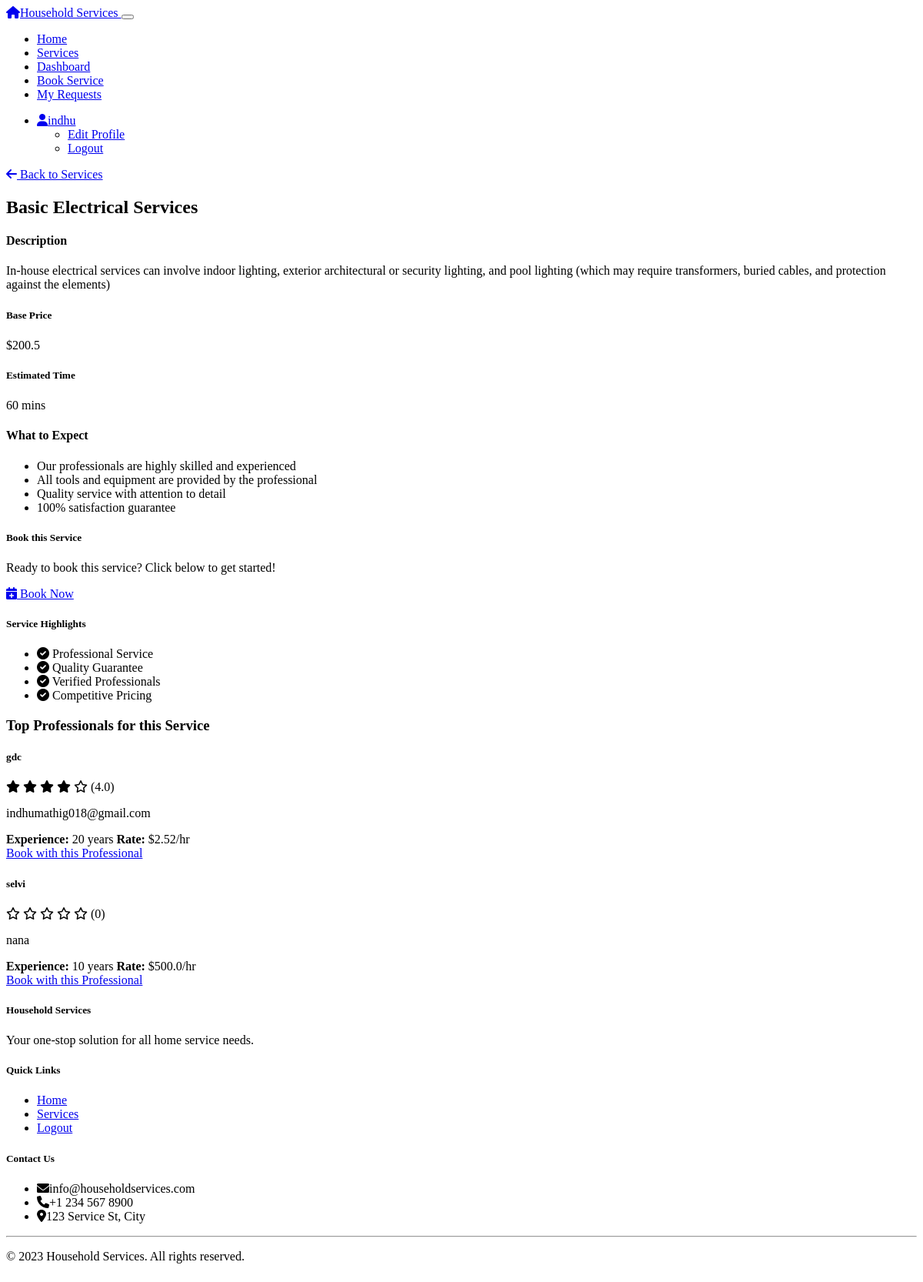
Screenshot of /customer/service/1 (signed in) with the database file from the repository.
### models.py (models this page shows, shortened)
class User(UserMixin, db.Model):
    __tablename__ = 'users'
    id = db.Column(db.Integer, primary_key=True)
    username = db.Column(db.String(64), unique=True, nullable=False)
    email = db.Column(db.String(120), unique=True, nullable=False)
    password_hash = db.Column(db.String(256), nullable=False)
    role = db.Column(db.String(20), nullable=False) # 'admin', 'professional', 'customer'
    created_at = db.Column(db.DateTime, default=datetime.utcnow)
    is_active = db.Column(db.Boolean, default=True)
    customer_profile = db.relationship('Customer', backref='user', uselist=False, cascade='all, delete-orphan')
    professional_profile = db.relationship('Professional', backref='user', uselist=False, cascade='all, delete-orphan')

class Service(db.Model):
    __tablename__ = 'services'
    id = db.Column(db.Integer, primary_key=True)
    name = db.Column(db.String(64), nullable=False)
    description = db.Column(db.Text)
    base_price = db.Column(db.Float, nullable=False)
    time_required = db.Column(db.Integer) # in minutes
    created_at = db.Column(db.DateTime, default=datetime.utcnow)
    is_active = db.Column(db.Boolean, default=True)
    professionals = db.relationship('Professional', backref='service', lazy='dynamic')
    service_requests = db.relationship('ServiceRequest', backref='service', lazy='dynamic')

class Professional(db.Model):
    __tablename__ = 'professionals'
    id = db.Column(db.Integer, primary_key=True)
    user_id = db.Column(db.Integer, db.ForeignKey('users.id'), nullable=False)
    service_id = db.Column(db.Integer, db.ForeignKey('services.id'), nullable=False)
    description = db.Column(db.Text)
    experience = db.Column(db.Integer) # in years
    hourly_rate = db.Column(db.Float)
    address = db.Column(db.String(256))
    phone = db.Column(db.String(20))
    pin_code = db.Column(db.String(10))
    certificate_file = db.Column(db.String(255))  # Path to the uploaded certificate file
    certificate_name = db.Column(db.String(100))  # Name of the certificate
    certificate_verified = db.Column(db.Boolean, default=False)  # Whether admin has verified the certificate
    is_verified = db.Column(db.Boolean, default=False)
    service_requests = db.relationship('ServiceRequest', backref='professional', lazy='dynamic')
    reviews = db.relationship('Review', backref='professional', lazy='dynamic')
    @property
    def avg_rating(self):
        reviews = Review.query.filter_by(professional_id=self.id).all()
        if not reviews:
            return 0
        return sum(r.rating for r in reviews) / len(reviews)

class Review(db.Model):
    __tablename__ = 'reviews'
    id = db.Column(db.Integer, primary_key=True)
    service_request_id = db.Column(db.Integer, db.ForeignKey('service_requests.id'), nullable=False)
    customer_id = db.Column(db.Integer, db.ForeignKey('customers.id'), nullable=False)
    professional_id = db.Column(db.Integer, db.ForeignKey('professionals.id'), nullable=False)
    rating = db.Column(db.Integer, nullable=False) # 1-5
    comment = db.Column(db.Text)
    created_at = db.Column(db.DateTime, default=datetime.utcnow)

### routes/customer.py (the view)
@customer_bp.route('/service/<int:service_id>')
@login_required
@customer_required
def view_service(service_id):
    service = Service.query.get_or_404(service_id)
    professionals = Professional.query.filter_by(
        service_id=service.id,
        is_verified=True
    ).all()
    professionals.sort(key=lambda p: p.avg_rating, reverse=True)
    return render_template('customer/service_detail.html', service=service, professionals=professionals)

### app.py (called while the page is built)
@login_manager.user_loader
def load_user(user_id):
    from models import User
    return User.query.get(int(user_id))

### routes/customer.py (called while the page is built)
def customer_required(f):
    @wraps(f)
    def decorated_function(*args, **kwargs):
        if not current_user.is_authenticated or current_user.role != 'customer':
            flash('You do not have permission to access this page.', 'danger')
            return redirect(url_for('home'))
        return f(*args, **kwargs)
    return decorated_function

### templates/customer/service_detail.html (shortened to what this page needs)
{% extends "base.html" %}
{% block content %}
<div class="mb-3">
    <a href="{{ url_for('customer.browse_services') }}" class="btn btn-outline-secondary">
        <i class="fas fa-arrow-left me-1"></i> Back to Services
    </a>
</div>
<div class="card mb-4">
    <div class="card-header bg-dark">
        <h2 class="mb-0">{{ service.name }}</h2>
    </div>
    <div class="card-body">
        <div class="row">
            <div class="col-md-8">
                <h4>Description</h4>
                <p>{{ service.description }}</p>
                <div class="row mt-4">
                    <div class="col-md-6">
                        <div class="card bg-dark mb-3">
                            <div class="card-body text-center">
                                <h5 class="card-title">Base Price</h5>
                                <p class="display-6 text-primary mb-0">${{ service.base_price }}</p>
                            </div>
                        </div>
                    </div>
                    <div class="col-md-6">
                        <div class="card bg-dark mb-3">
                            <div class="card-body text-center">
                                <h5 class="card-title">Estimated Time</h5>
                                <p class="display-6 text-primary mb-0">{{ service.time_required }} mins</p>
                            </div>
                        </div>
                    </div>
                </div>
                <div class="mt-4">
                    <h4>What to Expect</h4>
                    <ul class="list-group list-group-flush">
                        <li class="list-group-item bg-transparent">Our professionals are highly skilled and experienced</li>
                        <li class="list-group-item bg-transparent">All tools and equipment are provided by the professional</li>
                        <li class="list-group-item bg-transparent">Quality service with attention to detail</li>
                        <li class="list-group-item bg-transparent">100% satisfaction guarantee</li>
                    </ul>
                </div>
            </div>
            <div class="col-md-4">
                <div class="card">
                    <div class="card-header">
                        <h5 class="mb-0">Book this Service</h5>
                    </div>
                    <div class="card-body">
                        <p>Ready to book this service? Click below to get started!</p>
                        <div class="d-grid">
                            <a href="{{ url_for('customer.book_service') }}?service_id={{ service.id }}" class="btn btn-primary">
                                <i class="fas fa-calendar-plus me-1"></i> Book Now
                            </a>
                        </div>
                    </div>
                </div>
                <div class="card mt-3">
                    <div class="card-header">
                        <h5 class="mb-0">Service Highlights</h5>
                    </div>
                    <div class="card-body">
                        <ul class="list-unstyled">
                            <li class="mb-2"><i class="fas fa-check-circle text-success me-2"></i> Professional Service</li>
                            <li class="mb-2"><i class="fas fa-check-circle text-success me-2"></i> Quality Guarantee</li>
                            <li class="mb-2"><i class="fas fa-check-circle text-success me-2"></i> Verified Professionals</li>
                            <li><i class="fas fa-check-circle text-success me-2"></i> Competitive Pricing</li>
                        </ul>
                    </div>
                </div>
            </div>
        </div>
    </div>
</div>
{% if professionals %}
<h3 class="mb-3">Top Professionals for this Service</h3>
<div class="row">
    {% for professional in professionals %}
    <div class="col-md-4 mb-4">
        <div class="card h-100">
            <div class="card-body">
                <h5 class="card-title">{{ professional.user.username }}</h5>
                <div class="text-warning mb-2">
                    {% set avg_rating = professional.avg_rating|round|int %}
                    {% for i in range(avg_rating) %}
                        <i class="fas fa-star"></i>
                    {% endfor %}
                    {% for i in range(5 - avg_rating) %}
                        <i class="far fa-star"></i>
                    {% endfor %}
                    <span class="ms-1 text-muted">({{ professional.avg_rating|round(1) }})</span>
                </div>
                <p class="card-text">{{ professional.description }}</p>
                <div class="d-flex justify-content-between mb-3">
                    <span><strong>Experience:</strong> {{ professional.experience }} years</span>
                    <span><strong>Rate:</strong> ${{ professional.hourly_rate }}/hr</span>
                </div>
                <div class="d-grid">
                    <a href="{{ url_for('customer.book_service') }}?service_id={{ service.id }}&professional_id={{ professional.id }}" class="btn btn-outline-primary">
                        Book with this Professional
                    </a>
                </div>
            </div>
        </div>
    </div>
    {% endfor %}
</div>
{% else %}
<div class="alert alert-info">
    <i class="fas fa-info-circle me-2"></i> There are currently no professionals available for this service. Please proceed with booking and we'll assign a professional to your request.
</div>
{% endif %}
{% endblock %}

### templates/base.html (shortened to what this page needs)
<!DOCTYPE html>
<html lang="en" data-bs-theme="dark">
<head>
    <link rel="stylesheet" href="https://cdn.replit.com/agent/bootstrap-agent-dark-theme.min.css">
    <link rel="stylesheet" href="{{ url_for('static', filename='css/custom.css') }}">
    <link rel="stylesheet" href="https://cdnjs.cloudflare.com/ajax/libs/font-awesome/6.0.0/css/all.min.css">
</head>
<body>
    <nav class="navbar navbar-expand-lg navbar-dark bg-dark">
        <div class="container">
            <a class="navbar-brand" href="{{ url_for('home') }}">
                <i class="fas fa-home me-2"></i>Household Services
            </a>
            <button class="navbar-toggler" type="button" data-bs-toggle="collapse" data-bs-target="#navbarNav"
                    aria-controls="navbarNav" aria-expanded="false" aria-label="Toggle navigation">
            </button>
            <div class="collapse navbar-collapse" id="navbarNav">
                <ul class="navbar-nav me-auto">
                    <li class="nav-item">
                        <a class="nav-link" href="{{ url_for('home') }}">Home</a>
                    </li>
                    <li class="nav-item">
                        <a class="nav-link" href="{{ url_for('service.list_services') }}">Services</a>
                    </li>
                    {% if current_user.is_authenticated %}
                        {% if current_user.role == 'admin' %}
                            <li class="nav-item">
                                <a class="nav-link" href="{{ url_for('admin.dashboard') }}">Dashboard</a>
                            </li>
                            <li class="nav-item">
                                <a class="nav-link" href="{{ url_for('admin.services') }}">Manage Services</a>
                            </li>
                            <li class="nav-item">
                                <a class="nav-link" href="{{ url_for('admin.professionals') }}">Professionals</a>
                            </li>
                            <li class="nav-item">
                                <a class="nav-link" href="{{ url_for('admin.customers') }}">Customers</a>
                            </li>
                        {% elif current_user.role == 'customer' %}
                            <li class="nav-item">
                                <a class="nav-link" href="{{ url_for('customer.dashboard') }}">Dashboard</a>
                            </li>
                            <li class="nav-item">
                                <a class="nav-link" href="{{ url_for('customer.book_service') }}">Book Service</a>
                            </li>
                            <li class="nav-item">
                                <a class="nav-link" href="{{ url_for('customer.requests') }}">My Requests</a>
                            </li>
                        {% endif %}
                    {% endif %}
                </ul>
                <ul class="navbar-nav">
                    {% if current_user.is_authenticated %}
                        <li class="nav-item dropdown">
                            <a class="nav-link dropdown-toggle" href="#" id="navbarDropdown" role="button"
                               data-bs-toggle="dropdown" aria-expanded="false">
                                <i class="fas fa-user me-1"></i>{{ current_user.username }}
                            </a>
                            <ul class="dropdown-menu dropdown-menu-end" aria-labelledby="navbarDropdown">
                                {% if current_user.role == 'professional' %}
                                    <li><a class="dropdown-item" href="{{ url_for('professional.edit_profile') }}">Edit Profile</a></li>
                                {% elif current_user.role == 'customer' %}
                                    <li><a class="dropdown-item" href="{{ url_for('customer.edit_profile') }}">Edit Profile</a></li>
                                {% endif %}
                                <li><a class="dropdown-item" href="{{ url_for('auth.logout') }}">Logout</a></li>
                            </ul>
                        </li>
                    {% endif %}
                </ul>
            </div>
        </div>
    </nav>
    <main class="container my-4">
        {% block content %}{% endblock %}
    </main>
    <footer class="footer bg-dark text-light py-4 mt-5">
        <div class="container">
            <div class="row">
                <div class="col-md-6">
                    <h5>Household Services</h5>
                    <p>Your one-stop solution for all home service needs.</p>
                </div>
                <div class="col-md-3">
                    <h5>Quick Links</h5>
                    <ul class="list-unstyled">
                        <li><a href="{{ url_for('home') }}" class="text-light">Home</a></li>
                        <li><a href="{{ url_for('service.list_services') }}" class="text-light">Services</a></li>
                        {% if current_user.is_authenticated %}
                            <li><a href="{{ url_for('auth.logout') }}" class="text-light">Logout</a></li>
                        {% else %}
                            <li><a href="{{ url_for('auth.login') }}" class="text-light">Login</a></li>
                            <li><a href="{{ url_for('auth.register') }}" class="text-light">Register</a></li>
                        {% endif %}
                    </ul>
                </div>
                <div class="col-md-3">
                    <h5>Contact Us</h5>
                    <ul class="list-unstyled">
                        <li><i class="fas fa-envelope me-2"></i>info@householdservices.com</li>
                        <li><i class="fas fa-phone me-2"></i>+1 234 567 8900</li>
                        <li><i class="fas fa-map-marker-alt me-2"></i>123 Service St, City</li>
                    </ul>
                </div>
            </div>
            <hr class="my-3">
            <div class="row">
                <div class="col-12 text-center">
                    <p class="mb-0">&copy; 2023 Household Services. All rights reserved.</p>
                </div>
            </div>
        </div>
    </footer>
</body>
</html>

### static/css/custom.css (style rules this page uses)
body { min-height: 100vh; display: flex; flex-direction: column; }
main { flex: 1; }
.footer { margin-top: auto; }

### rows the page displays
User: username "indhu"
Service: name "Basic Electrical Services", description "In-house electrical services can involve indoor lighting, exterior architectural or security lighting, and pool lighting (which may require transformers, buried cables, and protection against the elements)", base_price "200.5", time_required "60"
Professional: user.username "gdc", avg_rating "4.0", description "indhumathig018@gmail.com", experience "20", hourly_rate "2.52"
Professional: user.username "selvi", avg_rating "0", description "nana", experience "10", hourly_rate "500.0"
